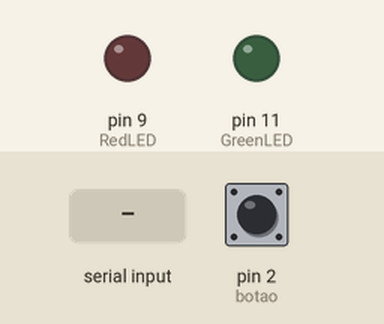
This sketch was run on a simulated Arduino Uno, built with avr-gcc and run on an emulated ATmega328P. Parts: output pins drawn as LEDs (lit = HIGH). The inputs (shaded band) are chosen by the test bench; at power-on: pin 2 (botao) HIGH. What the sketch prints to the serial monitor is not drawn.

Above: at 1.2 s.
1.3 s: byte 30 received over Serial
2.9 s: byte 90 received over Serial
4.5 s: byte 120 received over Serial
6.1 s: byte 30 received over Serial
At 7.2 s:
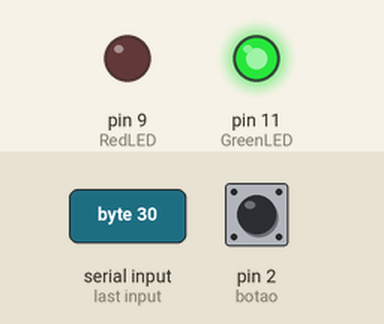
Timing chart, 0 to 8.7 s (numbered marks = the images above; inputs shaded):
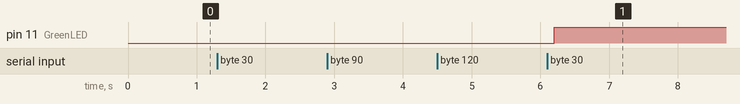

The sketch:

projeto01.ino
```cpp
#define GreenLED 11
#define RedLED 9
#define botao 2

void setup() {
    Serial.begin(9600);
    pinMode(GreenLED, OUTPUT); //estabelece o pino GreenLED como porta de saída
    pinMode(RedLED, OUTPUT); //estabelece o pino RedLED como porta de saída
    pinMode(botao, INPUT_PULLUP);
}

void loop() {
  float m1 = 0; //declaração da variável "m1"
  float m2 = 0; //declaração da variável "m2"
  float m3 = 0;
  float m4 = 0;
  float mediaFinal = 0; //declaração da variável "mediaFinal"

  Serial.print("Digite sua primeira media: "); //printa a mensagem na tela do usuário
  while(Serial.available() == 0);

  if(Serial.available() > 0){
    m1 = Serial.read(); //atribui o valor dado pelo usuário à variável "m1"
    Serial.println(m1);
  }

  delay(100);

  Serial.print("\nDigite sua segunda media: ");  //printa a mensagem na tela do usuário
  while(Serial.available() == 0);

  if(Serial.available() > 0){
    m2 = Serial.read();  //atribui o valor dado pelo usuário à variável "m2"
    Serial.println(m2);
  }

  delay(100);

  Serial.print("\nDigite sua terceira media: ");  //printa a mensagem na tela do usuário
  while(Serial.available() == 0);

  if(Serial.available() > 0){
    m3 = Serial.read();  //atribui o valor dado pelo usuário à variável "m3"
    Serial.println(m3);
  }

  delay(100);

  Serial.print("\nDigite sua quarta media: ");  //printa a mensagem na tela do usuário
  while(Serial.available() == 0);

  if(Serial.available() > 0){
    m4 = Serial.read();  //atribui o valor dado pelo usuário à variável "m4"
    Serial.println(m4);
  }

  delay(100);

  mediaFinal = (m1 + m2 + m3 + m4) / 4; //cálculo da  entre as quatro médias

  if(mediaFinal >= 55){ //se média maior ou igual a 28
    digitalWrite(GreenLED, HIGH); //GreenLED é aceso
    Serial.println("Estudante aprovado.\n"); //printa "Estudante aprovado" na tela
  } else{
      digitalWrite(GreenLED, LOW); //GreenLED se mantém desligado
    }

  if(mediaFinal < 55){ //se media menor que 28
    digitalWrite(RedLED, HIGH); //RedLED é aceso
    Serial.println("Estudante reprovado.\n"); //printa "Estudante reprovado" na tela
    } else{
      digitalWrite(RedLED, LOW); //RedLED se mantém desligado
    }

  while(digitalRead(botao) == HIGH);

  digitalWrite(GreenLED, LOW);
  digitalWrite(RedLED, LOW);

}
```

Measured:
- after the input at 1.3 s, every drawn part: stays the same
- after the input at 2.9 s, every drawn part: stays the same
- after the input at 4.5 s, every drawn part: stays the same
- after the input at 6.1 s, pin 11 (GreenLED): LOW → HIGH after 0.10 s
